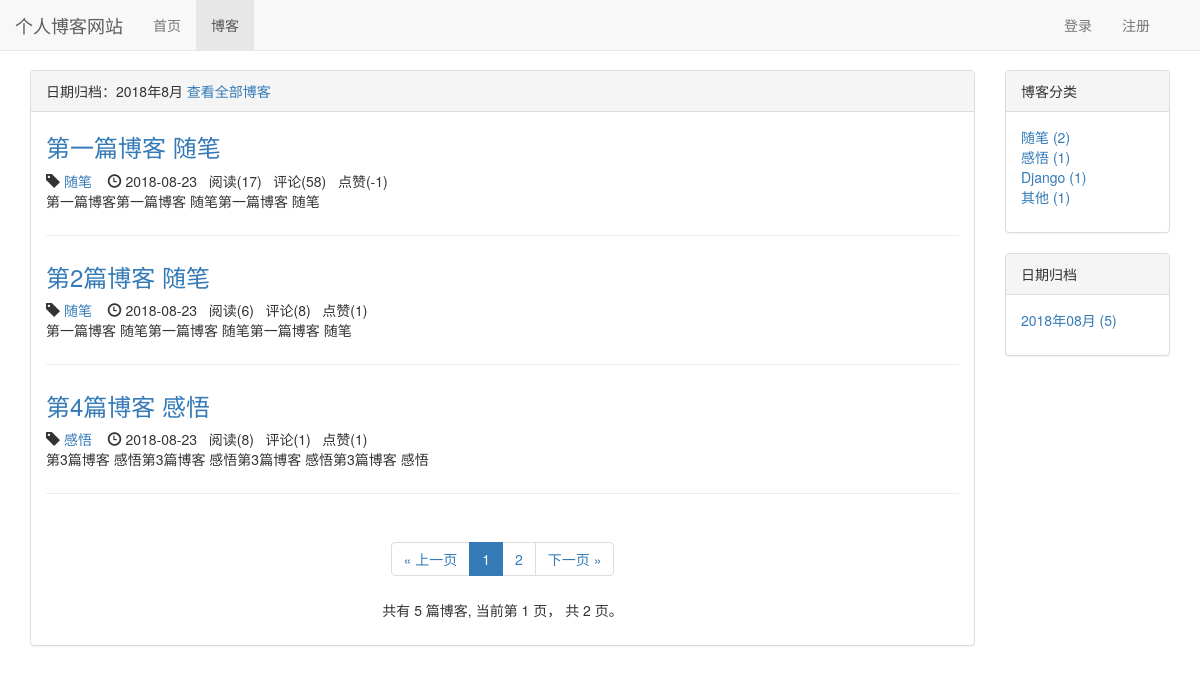
Before: /blog/date/2018/8 with the older database file.
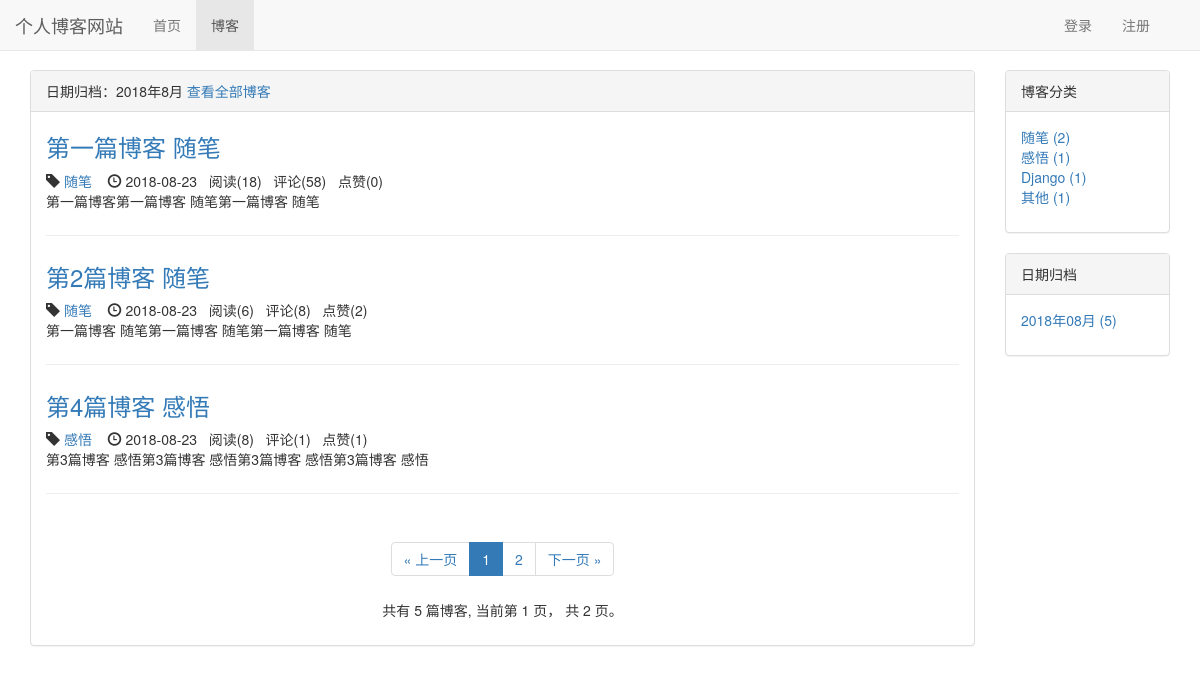
After: the same page with the newer database file.
### blog/models.py (models this page shows, shortened)
class Blog(models.Model, ReadNumExpandMethod):  # 继承 方法
    title = models.CharField(max_length=50)
    blog_type = models.ForeignKey(BlogType, on_delete=models.CASCADE)
    content = RichTextUploadingField()
    author = models.ForeignKey(User, on_delete=models.CASCADE)
    read_details = GenericRelation(ReadDetail)
    created_time = models.DateTimeField(auto_now_add=True)
    last_updated_time = models.DateTimeField(auto_now=True)
    class Meta:
        ordering = ['created_time']

class BlogType(models.Model):
    type_name = models.CharField(max_length=15)
    def __str__(self):
        return self.type_name

### read_statistics/models.py (models this page shows)
class ReadNum(models.Model):
    read_num = models.IntegerField(default=0)
    content_type = models.ForeignKey(ContentType, on_delete=models.CASCADE)
    object_id = models.PositiveIntegerField()
    content_object = GenericForeignKey('content_type', 'object_id')

### likes/models.py (models this page shows)
class LikeCount(models.Model):
    content_type = models.ForeignKey(ContentType, on_delete=models.CASCADE)
    object_id = models.PositiveIntegerField()
    content_object = GenericForeignKey('content_type', 'object_id')
    liked_num = models.IntegerField(default=0)

### blog/views.py (the view)
# urls.py: path('date/<int:year>/<int:month>', views.blogs_with_date, name='blogs_with_date'),
def blogs_with_date(request, year, month):
    blogs_all_list = Blog.objects.filter(
        created_time__year=year, created_time__month=month)
    context = get_blog_list_common_date(request, blogs_all_list)
    context['blogs_with_date'] = '%s年%s月' % (year, month)
    return render(request, 'blog/blogs_with_date.html', context)

### comment/templatetags/comment_tags.py (called while the page is built)
@register.simple_tag
def get_comment_count(obj):
    content_type = ContentType.objects.get_for_model(
        obj)  # 根据具体对象获取contenttype
    return Comment.objects.filter(
        content_type=content_type, object_id=obj.pk).count()

### likes/templatetags/likes_tags.py (called while the page is built)
@register.simple_tag
def get_like_count(obj):
    content_type = ContentType.objects.get_for_model(obj)
    like_count, created = LikeCount.objects.get_or_create(
        content_type=content_type, object_id=obj.pk)
    return like_count.liked_num

### read_statistics/models.py (called while the page is built)
    def get_read_num(self):
        try:
            ct = ContentType.objects.get_for_model(self)
            readnum = ReadNum.objects.get(content_type=ct, object_id=self.pk)
            return readnum.read_num
        except exceptions.ObjectDoesNotExist:
            return 0

### user/context_processors.py (called while the page is built)
def login_modal_form(request):
    return {'login_modal_form': LoginForm()}

### blog/templates/blog/blogs_with_date.html (shortened to what this page needs)
{% extends "blog/blog_list.html" %}
{% block blog_list_tilte %}
    日期归档：{{ blogs_with_date }}
    <a href="{% url 'blog_list' %}">查看全部博客</a>
{% endblock blog_list_tilte %}

### blog/templates/blog/blog_list.html (shortened to what the changed rows need)
{% extends "base.html" %}
{% load staticfiles %}
{% load comment_tags %}
{% load likes_tags %}
{% block header_extends %}
    <link rel="stylesheet" href="{% static 'blog/blog.css' %}">
{% endblock header_extends %}
{% block content %}
    <div class="container">
        <div class="row">
            <div class="col-xs-12 col-sm-8 col-md-9 col-lg-10">
                <div class="panel panel-default">
                    <div class="panel-body">
                        {% for blog in blogs %}
                        <div class="blog">
                            <h3><a href="{% url 'blog_detail' blog.pk %}">
                            {{ blog.title }}
                            </a></h3>
                            <div class="blog-info">
                                <span class="glyphicon glyphicon-tag"> </span><a href="{% url 'blogs_with_type' blog.blog_type.pk %}"> {{ blog.blog_type }}    </a>&nbsp;&nbsp;
                                <span class="glyphicon glyphicon-time"></span>
                                  {{ blog.created_time|date:'Y-m-d' }}
                                  &nbsp;&nbsp;阅读({{ blog.get_read_num }})
                                  &nbsp;&nbsp;评论({% get_comment_count blog %})
                                  &nbsp;&nbsp;点赞({% get_like_count blog %})
                            </div>
                            <p>{{ blog.content|striptags|truncatechars:120 }}</p>
                        </div>
                        {% empty %}
                        <div class="blog">
                            <h3>暂无博客，敬请期待</h3>
                        </div>
                        {% endfor %}
                    </div>
                </div>
            </div>
        </div>
    </div>
{% endblock content %}

Changed rows visible on the page:
changed through a linked row, Blog "第一篇博客 随笔": get_read_num "17" → "18"; id.liked_num "-1" → "0"
changed through a linked row, Blog "第2篇博客 随笔": id.liked_num "1" → "2"
